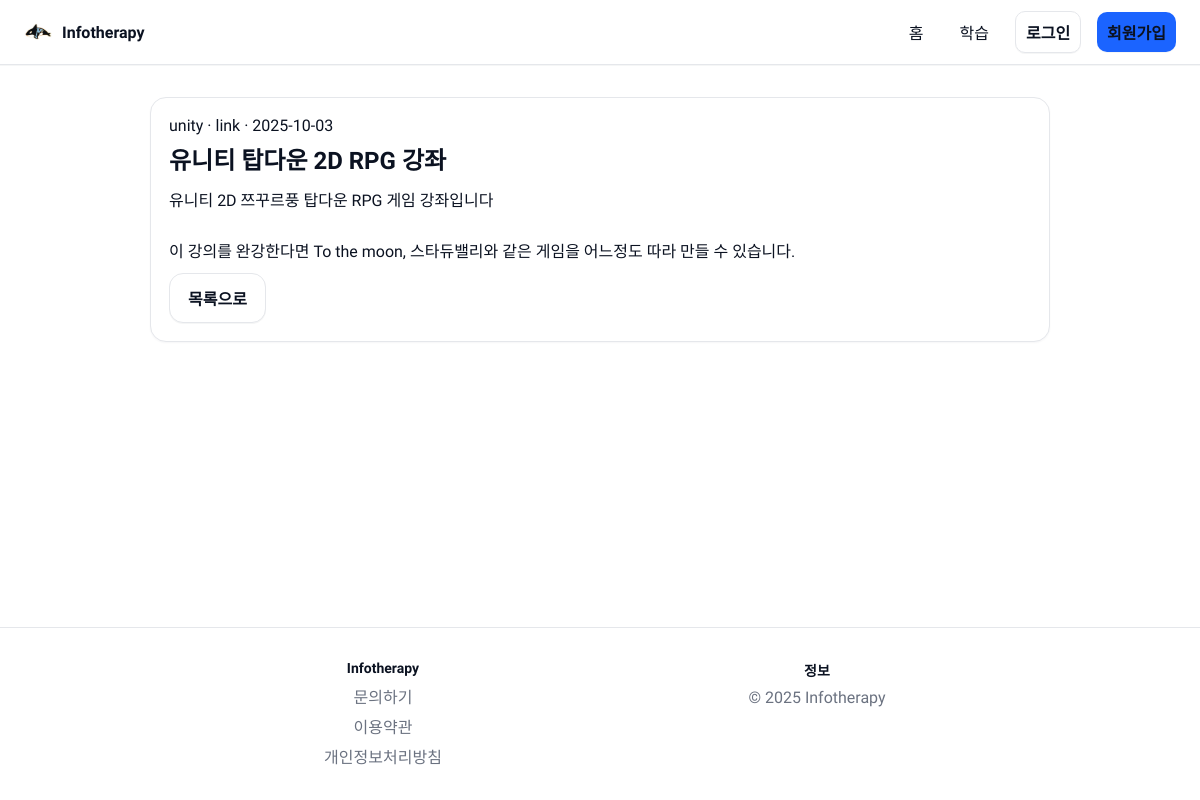
The page /material/4 on the database its author committed.
### tables this page shows
CREATE TABLE materials (
              id INTEGER PRIMARY KEY AUTOINCREMENT,
              title TEXT NOT NULL,
              type TEXT,
              category TEXT,
              date TEXT,
              content TEXT
            );

### app.py (the view)
    @app.route("/material/<int:item_id>")
    def material_detail(item_id: int):
        with get_db() as cx:
            m = cx.execute("SELECT id, title, type, category, date, content FROM materials WHERE id=?", (item_id,)).fetchone()
        if not m:
            return redirect(url_for("learn"))
        return render_template("material_detail.html", m=m)

### templates/material_detail.html (shortened to what this page needs)
{% extends 'base.html' %}
{% block content %}
  <div class="card" style="max-width: 900px; margin: 0 auto;">
    <div class="hint">{{ m.category }} · {{ m.type }} · {{ m.date }}</div>
    <h2 style="margin:6px 0 12px;">{{ m.title }}</h2>
    <div style="white-space:pre-wrap; line-height:1.6;">{{ m.content | autolink | safe }}</div>
    <a class="btn btn-outline" href="{{ url_for('learn') }}" style="margin-top:8px;">목록으로</a>
  </div>
{% endblock %}

### static/css/main.css (style rules this page uses)
:root { --bg: #ffffff; --text: #0b1221; --muted: #6b7280; --primary: #1b64ff; --primary-600: #1553d6; --surface: #f6f7fb; --border: #e5e7eb; }
* { box-sizing: border-box; }
html, body { height: 100%; }
body { margin: 0; font-family: "Pretendard", -apple-system, BlinkMacSystemFont, "Segoe UI", Roboto, Oxygen, Ubuntu, Cantarell, "Fira Sans", "Droid Sans", "Helvetica Neue", Arial, "Apple Color Emoji", "Segoe UI Emoji"; color: var(--text); background: var(--bg); -webkit-font-smoothing: antialiased; -moz-osx-font-smoothing: grayscale; display: flex; flex-direction: column; min-height: 100vh; }
.btn { display: inline-flex; align-items: center; justify-content: center; gap: 8px; border-radius: 14px; padding: 12px 18px; font-weight: 600; text-decoration: none; cursor: pointer; transition: all .15s ease; box-shadow: 0 1px 0 rgba(17,24,39,0.04); }
.btn-outline { border: 1px solid var(--border); color: var(--text); background: #fff; }
.card { background: #fff; border: 1px solid var(--border); border-radius: 16px; padding: 18px; box-shadow: 0 1px 2px rgba(17,24,39,0.04); }

### rows shown on the page
materials: category "unity", type "link", date "2025-10-03", title "유니티 탑다운 2D RPG 강좌", content|autolink "유니티 2D 쯔꾸르풍 탑다운 RPG 게임 강좌입니다 이 강의를 완강한다면 To the moon, 스타듀밸리와 같은 게임을 어느정도 따라 만들 수 있습니다."
